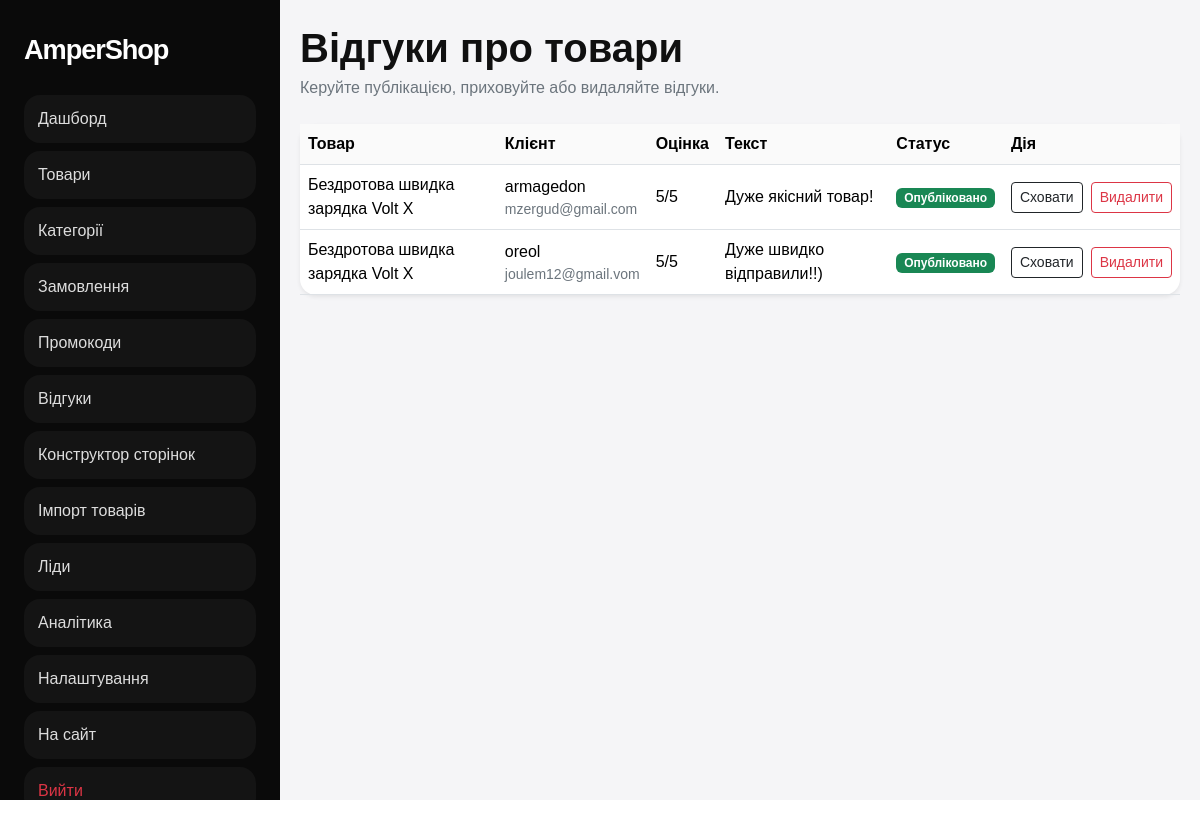
Before: /admin/reviews (signed in) with the older database file.
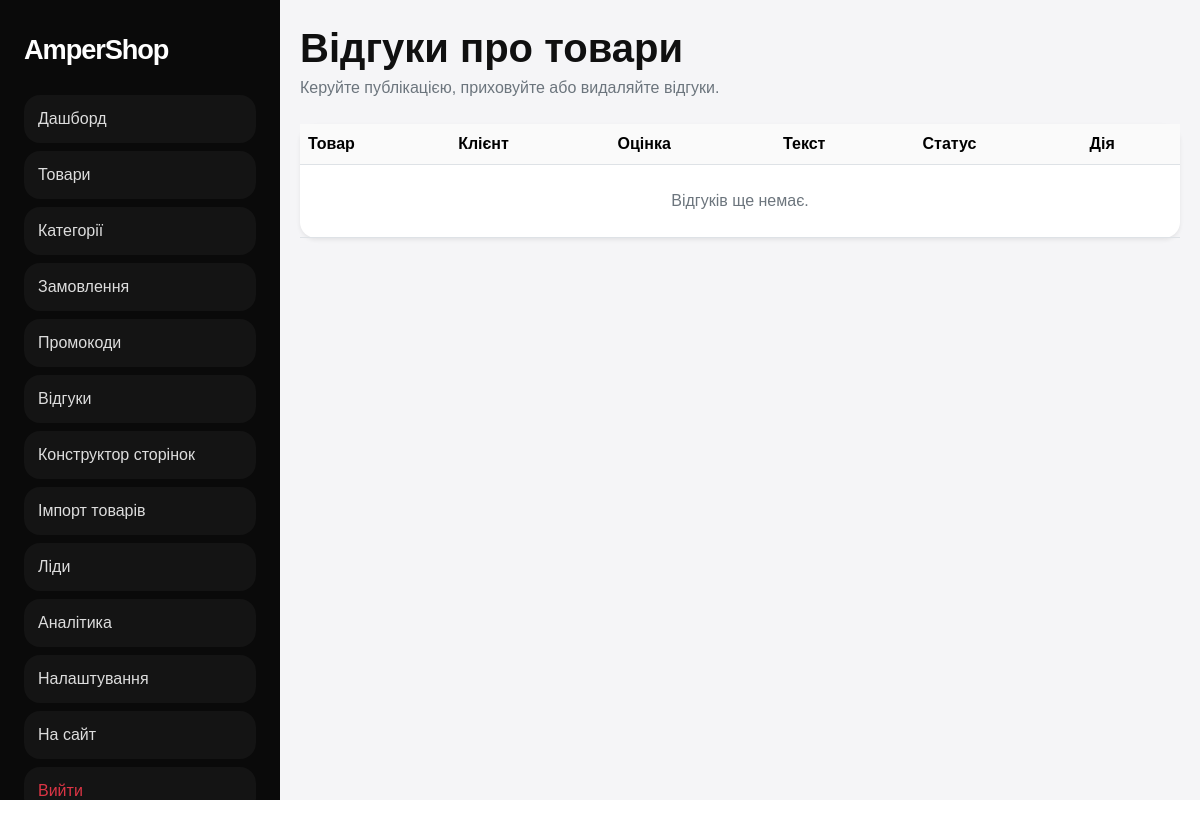
After: the same page with the newer database file.
### app.py (models this page shows, shortened)
class ProductReview(db.Model):
    id = db.Column(db.Integer, primary_key=True)
    product_id = db.Column(db.Integer, db.ForeignKey("product.id"), nullable=False)
    user_id = db.Column(db.Integer, db.ForeignKey("user.id"), nullable=True)
    author_name = db.Column(db.String(180), nullable=False)
    email = db.Column(db.String(180), nullable=True)
    rating = db.Column(db.Integer, nullable=False, default=5)
    comment = db.Column(db.Text, nullable=False)
    is_approved = db.Column(db.Boolean, default=True)
    created_at = db.Column(db.DateTime, default=datetime.utcnow)

class Product(db.Model):
    id = db.Column(db.Integer, primary_key=True)
    title = db.Column(db.String(220), nullable=False)
    slug = db.Column(db.String(220), unique=True, nullable=False)
    short_description = db.Column(db.String(500), nullable=True)
    description = db.Column(db.Text, nullable=True)
    specifications = db.Column(db.Text, nullable=True)
    price = db.Column(db.Float, nullable=False)
    old_price = db.Column(db.Float, nullable=True)
    discount_enabled = db.Column(db.Boolean, default=False)
    is_top = db.Column(db.Boolean, default=False)
    is_active = db.Column(db.Boolean, default=True)
    stock_status = db.Column(db.String(50), default="В наявності")
    supplier_chat_id = db.Column(db.String(120), nullable=True)
    supplier_email = db.Column(db.String(180), nullable=True)
    supplier_notification_channel = db.Column(db.String(20), default="telegram")
    supplier_price = db.Column(db.Float, nullable=True)
    available_delivery_methods = db.Column(db.Text, nullable=True)
    category_id = db.Column(db.Integer, db.ForeignKey("category.id"), nullable=False)
    created_at = db.Column(db.DateTime, default=datetime.utcnow)
    updated_at = db.Column(db.DateTime, default=datetime.utcnow, onupdate=datetime.utcnow)
    images = db.relationship("ProductImage", backref="product", lazy=True, cascade="all, delete-orphan")
    order_items = db.relationship("OrderItem", backref="product", lazy=True)
    reviews = db.relationship("ProductReview", backref="product", lazy=True, cascade="all, delete-orphan")

### app.py (the view)
    @app.route("/admin/reviews")
    @admin_required
    def admin_reviews():
        reviews = ProductReview.query.order_by(ProductReview.created_at.desc()).all()
        return render_template("admin/reviews.html", reviews=reviews)

### app.py (called while the page is built)
@login_manager.user_loader
def load_user(user_id):
    return db.session.get(User, int(user_id))

def get_setting(key, default=""):
    item = Setting.query.filter_by(key=key).first()
    return item.value if item and item.value is not None else default

### templates/admin/reviews.html (shortened to what this page needs)
{% extends 'admin/base.html' %}
{% block content %}
<div class="d-flex justify-content-between align-items-center mb-4 flex-wrap gap-3">
  <div>
    <h1 class="fw-bold mb-1">Відгуки про товари</h1>
    <div class="text-secondary">Керуйте публікацією, приховуйте або видаляйте відгуки.</div>
  </div>
</div>
<div class="card border-0 shadow-sm rounded-4">
  <div class="table-responsive">
    <table class="table align-middle mb-0">
      <thead><tr><th>Товар</th><th>Клієнт</th><th>Оцінка</th><th>Текст</th><th>Статус</th><th>Дія</th></tr></thead>
      <tbody>
      {% for review in reviews %}
        <tr>
          <td>{{ review.product.title }}</td>
          <td>{{ review.author_name }}<div class="small text-secondary">{{ review.email or '—' }}</div></td>
          <td>{{ review.rating }}/5</td>
          <td style="max-width: 320px;">{{ review.comment }}</td>
          <td>{% if review.is_approved %}<span class="badge text-bg-success">Опубліковано</span>{% else %}<span class="badge text-bg-secondary">Приховано</span>{% endif %}</td>
          <td>
            <div class="d-flex gap-2">
              <form method="post" action="{{ url_for('admin_review_toggle', review_id=review.id) }}">
                <button class="btn btn-sm btn-outline-dark">{% if review.is_approved %}Сховати{% else %}Показати{% endif %}</button>
              </form>
              <form method="post" action="{{ url_for('admin_review_delete', review_id=review.id) }}" onsubmit="return confirm('Видалити відгук?');">
                <button class="btn btn-sm btn-outline-danger">Видалити</button>
              </form>
            </div>
          </td>
        </tr>
      {% else %}
        <tr><td colspan="6" class="text-center text-secondary py-4">Відгуків ще немає.</td></tr>
      {% endfor %}
      </tbody>
    </table>
  </div>
</div>
{% endblock %}

### templates/admin/base.html (shortened to what this page needs)
<!doctype html>
<html lang="uk">
<head>
  <link href="https://cdn.jsdelivr.net/npm/bootstrap@5.3.3/dist/css/bootstrap.min.css" rel="stylesheet">
  <link rel="stylesheet" href="{{ url_for('static', filename='css/style.css') }}">
</head>
<body class="admin-body">
<div class="admin-layout">
  <aside class="admin-sidebar">
    <a href="{{ url_for('admin_dashboard') }}" class="brand-mark d-block mb-4">AmperShop</a>
    <nav class="nav flex-column gap-2">
      <a class="admin-link" href="{{ url_for('admin_dashboard') }}">Дашборд</a>
      <a class="admin-link" href="{{ url_for('admin_products') }}">Товари</a>
      <a class="admin-link" href="{{ url_for('admin_categories') }}">Категорії</a>
      <a class="admin-link" href="{{ url_for('admin_orders') }}">Замовлення</a>
      <a class="admin-link" href="{{ url_for('admin_promocodes') }}">Промокоди</a>
      <a class="admin-link" href="{{ url_for('admin_reviews') }}">Відгуки</a>
      <a class="admin-link" href="{{ url_for('admin_content') }}">Конструктор сторінок</a>
      <a class="admin-link" href="{{ url_for('admin_import') }}">Імпорт товарів</a>
      <a class="admin-link" href="{{ url_for('admin_leads') }}">Ліди</a>
      <a class="admin-link" href="{{ url_for('admin_analytics') }}">Аналітика</a>
      <a class="admin-link" href="{{ url_for('admin_settings') }}">Налаштування</a>
      <a class="admin-link" href="{{ url_for('home') }}">На сайт</a>
      <a class="admin-link text-danger" href="{{ url_for('admin_logout') }}">Вийти</a>
    </nav>
  </aside>
  <main class="admin-main">
    <div class="container-fluid py-4">
      {% block content %}{% endblock %}
    </div>
  </main>
</div>
</body>
</html>

### static/css/style.css (style rules this page uses)
:root { --bg:#ffffff; --soft:#f5f5f7; --text:#101010; --muted:#6e6e73; --line:#e9e9ee; --shadow:0 20px 60px rgba(0,0,0,.08); }
* { box-sizing:border-box }
html,body { margin:0;padding:0;font-family:'Manrope',sans-serif;background:var(--bg);color:var(--text) }
body { position:relative }
.brand-mark { font-weight:800;font-size:1.7rem;letter-spacing:-.04em;color:#000;text-decoration:none }
.admin-body { background:#f5f5f7 }
.admin-layout { display:grid;grid-template-columns:280px 1fr;min-height:100vh }
.admin-sidebar { padding:30px 24px;background:#0a0a0a;color:#fff;position:sticky;top:0;height:100vh }
.admin-sidebar .brand-mark { color:#fff }
.admin-link { padding:12px 14px;border-radius:16px;color:#ddd;text-decoration:none;background:rgba(255,255,255,.04) }
.admin-main { padding:0 8px }
.table { --bs-table-bg:transparent }
.table thead th { background:#fafafa }
html { scroll-behavior:smooth }

Changed rows visible on the page:
removed ProductReview: product "Бездротова швидка зарядка Volt X", author_name "armagedon", email "mzergud@gmail.com", rating "5", comment "Дуже якісний товар!", is_approved "Опубліковано"
removed ProductReview: product "Бездротова швидка зарядка Volt X", author_name "oreol", email "joulem12@gmail.vom", rating "5", comment "Дуже швидко відправили!!)", is_approved "Опубліковано"
Other visible differences:
text now shown: "Відгуків ще немає."
